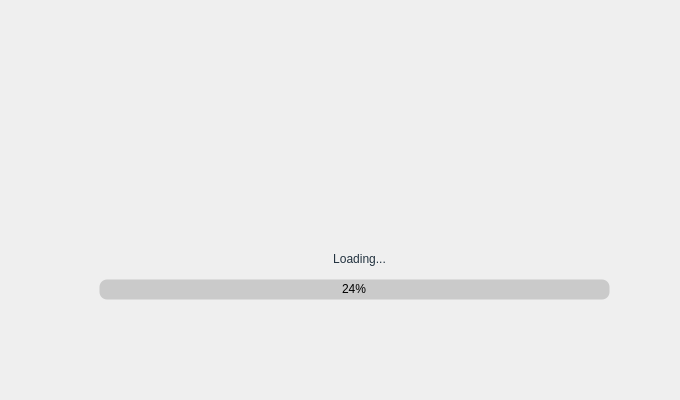
<?xml version="1.0" encoding="UTF-8"?>
<ui version="4.0">
 <class>splash_window</class>
 <widget class="QMainWindow" name="splash_window">
  <property name="geometry">
   <rect>
    <x>0</x>
    <y>0</y>
    <width>680</width>
    <height>400</height>
   </rect>
  </property>
  <property name="maximumSize">
   <size>
    <width>680</width>
    <height>400</height>
   </size>
  </property>
  <property name="windowTitle">
   <string>MainWindow</string>
  </property>
  <widget class="QWidget" name="centralwidget">
   <layout class="QVBoxLayout" name="verticalLayout">
    <item>
     <widget class="QFrame" name="splash_back">
      <property name="styleSheet">
       <string notr="true">QFrame{

	background-image:url(&quot;J:/New UI/Splash/splash1.jpg&quot;);
    background-position: center;
    background-repeat: no-repeat;
border-style:none;
	border-radius:20px;

}</string>
      </property>
      <property name="frameShape">
       <enum>QFrame::StyledPanel</enum>
      </property>
      <property name="frameShadow">
       <enum>QFrame::Raised</enum>
      </property>
      <widget class="QProgressBar" name="progressBar">
       <property name="geometry">
        <rect>
         <x>90</x>
         <y>270</y>
         <width>511</width>
         <height>21</height>
        </rect>
       </property>
       <property name="styleSheet">
        <string notr="true">QProgressBar{

	
	background-color: rgb(202, 202, 202);
	border: 1px solid;
border-radius:8px;
border-color:none;
text-align:center;

}

QProgressBar::chunk{

	border-radius:8px;
	
	
	background-color: qlineargradient(spread:pad, x1:0.000318182, y1:0.545, x2:0.966227, y2:0.489, stop:0 rgba(68, 129, 235, 255), stop:1 rgba(4, 190, 254, 255));

}</string>
       </property>
       <property name="value">
        <number>24</number>
       </property>
      </widget>
      <widget class="QLabel" name="prog_lbl">
       <property name="geometry">
        <rect>
         <x>210</x>
         <y>240</y>
         <width>281</width>
         <height>20</height>
        </rect>
       </property>
       <property name="styleSheet">
        <string notr="true">QLabel{
	color: rgb(35, 51, 64);

}</string>
       </property>
       <property name="text">
        <string>Loading...</string>
       </property>
       <property name="alignment">
        <set>Qt::AlignCenter</set>
       </property>
      </widget>
     </widget>
    </item>
   </layout>
  </widget>
 </widget>
 <resources/>
 <connections/>
</ui>
